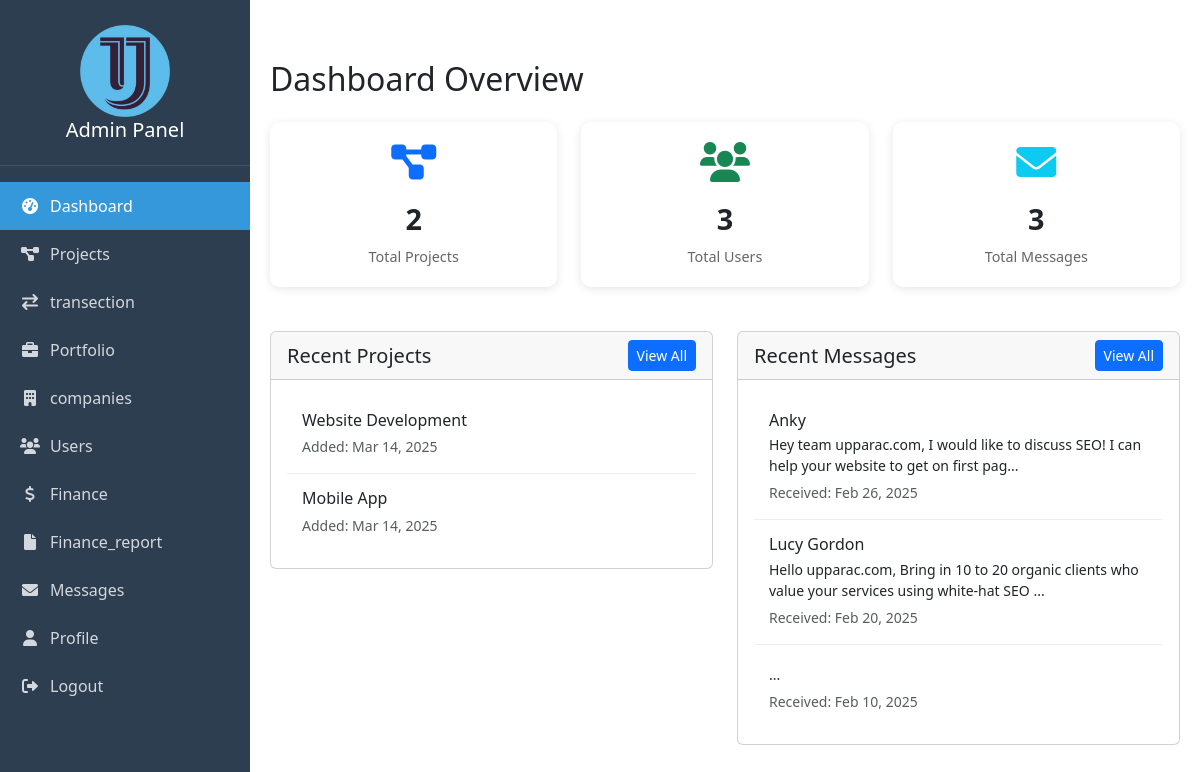
Screenshot of /admin/dashboard.php with the database file from the repository.
### tables this page shows
CREATE TABLE `projects` (
  `project_id` int(11) NOT NULL,
  `name` varchar(255) NOT NULL,
  `description` text DEFAULT NULL,
  `start_date` date DEFAULT NULL,
  `end_date` date DEFAULT NULL,
  `created_at` timestamp NOT NULL DEFAULT current_timestamp(),
  `status` enum('pending','in_progress','completed') NOT NULL DEFAULT 'pending'
);

CREATE TABLE `contacts` (
  `id` int(11) NOT NULL,
  `name` varchar(255) NOT NULL,
  `email` varchar(255) NOT NULL,
  `subject` varchar(255) NOT NULL,
  `message` text NOT NULL,
  `created_at` timestamp NOT NULL DEFAULT current_timestamp(),
  `is_read` tinyint(1) NOT NULL DEFAULT 0
);

### admin/dashboard.php (the view, shortened to what this page needs)
<?php
require_once 'config/db.php';
$sql_projects = "SELECT COUNT(*) as total FROM projects";
$result_projects = $conn->query($sql_projects);
$total_projects = $result_projects->fetch_assoc()['total'];
$sql_users = "SELECT COUNT(*) as total FROM users";
$result_users = $conn->query($sql_users);
$total_users = $result_users->fetch_assoc()['total'];
$sql_messages = "SELECT COUNT(*) as total FROM contacts";
$result_messages = $conn->query($sql_messages);
$total_messages = $result_messages->fetch_assoc()['total'];
$sql_recent = "SELECT * FROM projects ORDER BY created_at DESC LIMIT 5";
$result_recent = $conn->query($sql_recent);
$sql_recent_messages = "SELECT * FROM contacts ORDER BY created_at DESC LIMIT 5";
$result_recent_messages = $conn->query($sql_recent_messages);
?>
<!DOCTYPE html>
<html lang="en">
<head>
    <link href="https://cdn.jsdelivr.net/npm/bootstrap@5.3.0/dist/css/bootstrap.min.css" rel="stylesheet">
    <link href="https://cdn.jsdelivr.net/npm/boxicons@2.0.7/css/boxicons.min.css" rel="stylesheet">
    <link rel="stylesheet" href="https://cdnjs.cloudflare.com/ajax/libs/font-awesome/6.0.0/css/all.min.css">
</head>
<body>
    <?php include 'navbar.php'; ?>
    <div class="main-content">
        <h2 class="mb-4">Dashboard Overview</h2>
        <div class="row" >
            <div class="col-md-4" data-aos="fade-up" data-aos-delay="100">
                <div class="stat-card text-center">
                    <i class="fas fa-project-diagram stat-icon text-primary"></i>
                    <div class="stat-number"><?php echo $total_projects; ?></div>
                    <div class="stat-label">Total Projects</div>
                </div>
            </div>
            <div class="col-md-4"  data-aos="fade-up" data-aos-delay="200">
                <div class="stat-card text-center">
                    <i class="fas fa-users stat-icon text-success"></i>
                    <div class="stat-number"><?php echo $total_users; ?></div>
                    <div class="stat-label">Total Users</div>
                </div>
            </div>
            <div class="col-md-4"  data-aos="fade-up" data-aos-delay="300">
                <div class="stat-card text-center">
                    <i class="fas fa-envelope stat-icon text-info"></i>
                    <div class="stat-number"><?php echo $total_messages; ?></div>
                    <div class="stat-label">Total Messages</div>
                </div>
            </div>
        </div>
        <div class="row mt-4">
            <div class="col-md-6"  data-aos="fade-right" data-aos-delay="100">
                <div class="card">
                    <div class="card-header d-flex justify-content-between align-items-center">
                        <h5 class="mb-0">Recent Projects</h5>
                        <a href="projects.php" class="btn btn-sm btn-primary">View All</a>
                    </div>
                    <div class="card-body">
                        <?php if ($result_recent->num_rows > 0): ?>
                            <?php while($project = $result_recent->fetch_assoc()): ?>
                                <div class="recent-item">
                                    <h6 class="mb-1"><?php echo htmlspecialchars($project['name']); ?></h6>
                                    <small class="text-muted">Added: <?php echo date('M d, Y', strtotime($project['created_at'])); ?></small>
                                </div>
                            <?php endwhile; ?>
                        <?php else: ?>
                            <p class="text-muted">No recent projects</p>
                        <?php endif; ?>
                    </div>
                </div>
            </div>
            <div class="col-md-6"  data-aos="fade-left" data-aos-delay="100">
                <div class="card">
                    <div class="card-header d-flex justify-content-between align-items-center">
                        <h5 class="mb-0">Recent Messages</h5>
                        <a href="view_contacts.php" class="btn btn-sm btn-primary">View All</a>
                    </div>
                    <div class="card-body">
                        <?php if ($result_recent_messages->num_rows > 0): ?>
                            <?php while($message = $result_recent_messages->fetch_assoc()): ?>
                                <div class="recent-item">
                                    <h6 class="mb-1"><?php echo htmlspecialchars($message['name']); ?></h6>
                                    <p class="mb-1 small"><?php echo substr(htmlspecialchars($message['message']), 0, 100) . '...'; ?></p>
                                    <small class="text-muted">Received: <?php echo date('M d, Y', strtotime($message['created_at'])); ?></small>
                                </div>
                            <?php endwhile; ?>
                        <?php else: ?>
                            <p class="text-muted">No recent messages</p>
                        <?php endif; ?>
                    </div>
                </div>
            </div>
        </div>
    </div>
</body>
</html>

### admin/dashboard.php (style rules this page uses)
.stat-card { background: white; border-radius: 10px; padding: 20px; margin-bottom: 20px; box-shadow: 0 2px 10px rgba(0,0,0,0.1); transition: transform 0.3s ease; }
.stat-icon { font-size: 2.5rem; margin-bottom: 15px; }
.stat-number { font-size: 1.8rem; font-weight: bold; margin-bottom: 5px; }
.stat-label { color: #666; font-size: 0.9rem; }
.recent-item { padding: 15px; border-bottom: 1px solid #eee; }
.recent-item:last-child { border-bottom: none; }

### admin/navbar.php (style rules this page uses)
:root { --sidebar-width: 250px; --primary-color: #2c3e50; --secondary-color: #34495e; --accent-color: #3498db; }
.main-content { margin-left: var(--sidebar-width); padding: 20px; transition: all 0.3s ease; }

### rows the page displays
projects: name "Website Development", created_at "Mar 14, 2025"
projects: name "Mobile App", created_at "Mar 14, 2025"
contacts: name "Anky", message "Hey team upparac.com, I would like to discuss SEO! I can help your website to get on first pag", created_at "Feb 26, 2025"
contacts: name "Lucy Gordon", message "Hello upparac.com, Bring in 10 to 20 organic clients who value your services using white-hat SEO", created_at "Feb 20, 2025"
contacts: created_at "Feb 10, 2025"

### other values shown
$total_projects "2"
$total_users "3"
$total_messages "3"
